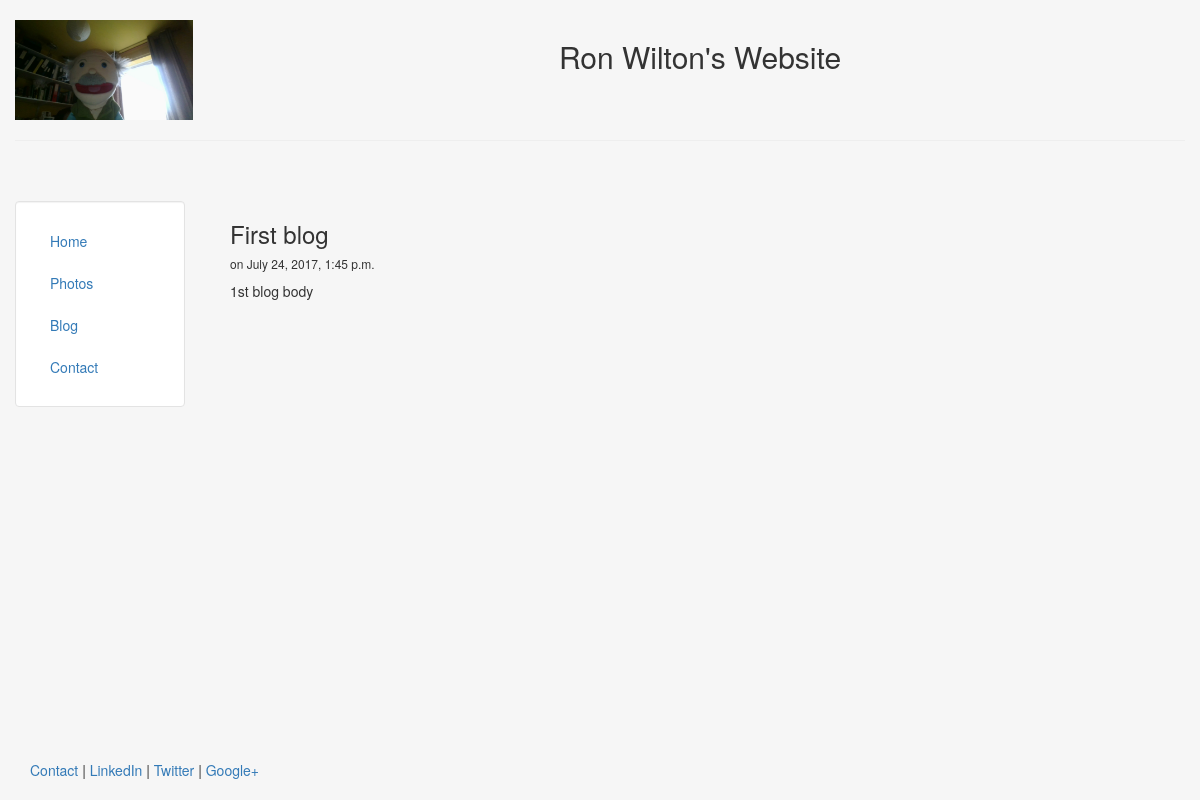
The page /blog/1 on the database its author committed.
### blog/models.py (models this page shows, shortened)
class Post(models.Model):
    title = models.CharField(max_length=140)
    body = models.TextField()
    date = models.DateTimeField()

### blog/templates/blog/post.html
{% extends 'personal/header.html' %}
{% block content %}
	<h3>{{post.title}}</h3>
	<h6>on {{post.date}}</h6>
	{{post.body|safe|linebreaks}}
{% endblock %}

### personal/templates/personal/header.html (style rules this page uses)
html, body { height:100% }

### rows shown on the page
Post: title "First blog", date "July 24, 2017, 1:45 p.m.", body "1st blog body"
